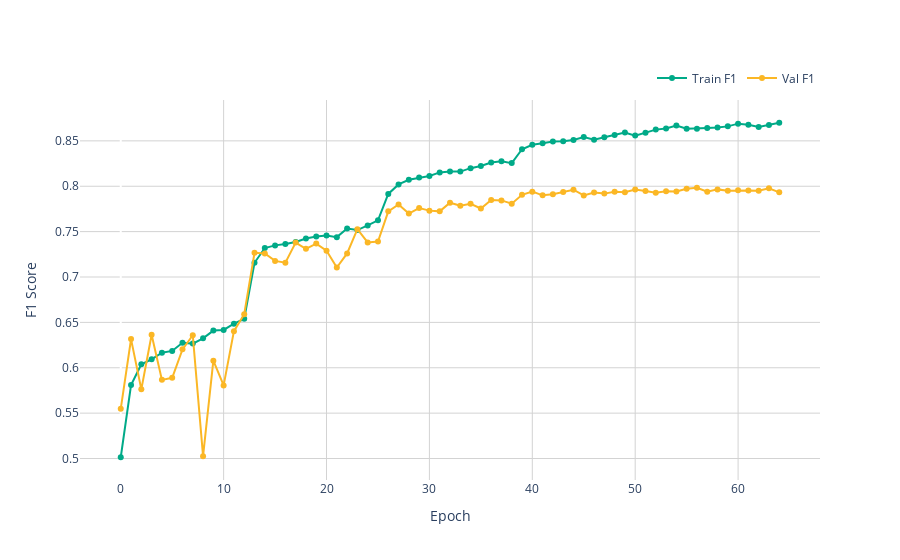

Notebook code cell kept with this figure:
### Code cell
model = train_model(train_loader, val_loader, test_loader, model, criterion, optimizer, scheduler, epochs=100, log_every=5, early_stopping_patience=8)
